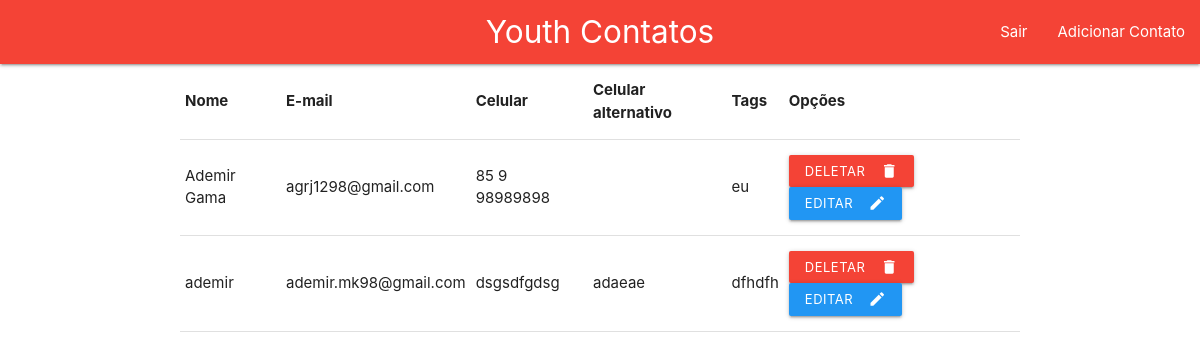
Page / (signed in) on the earlier database version.
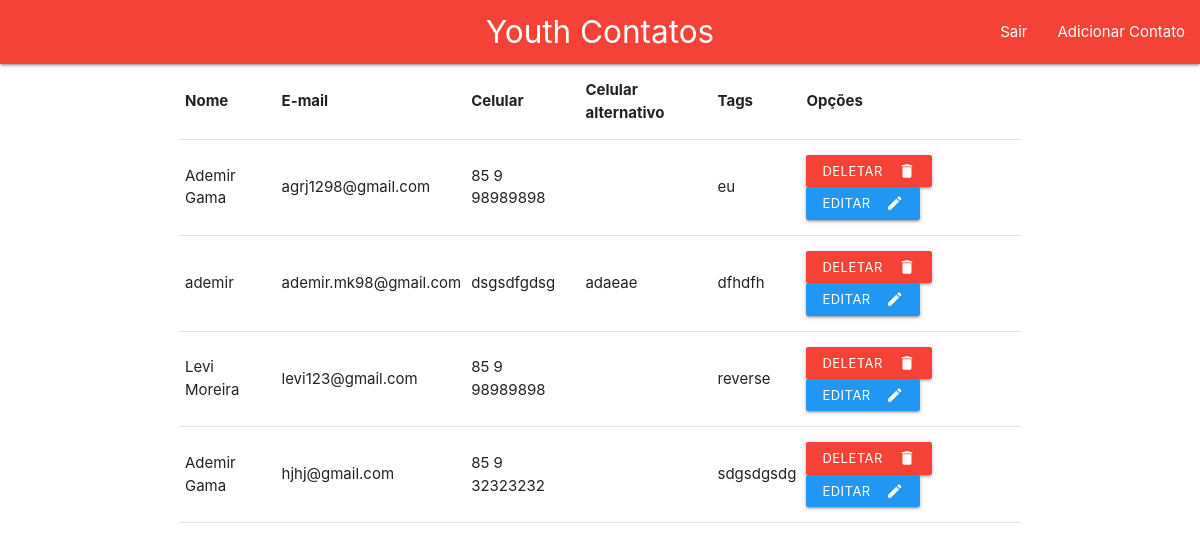
Same page on the later database version.
### database.py (models this page shows)
class Contatos(Base):
    __tablename__ = "contatos"
    id_contato = Column(Integer, primary_key=True)
    nome_contato = Column(String(100), nullable=False)
    email = Column(String(150), unique=True, nullable=False)
    celular = Column(String(30), nullable=True)
    celular_alt = Column(String(30), nullable=True)
    tags = Column(String(30), nullable=True)
    id_user = Column(Integer, ForeignKey('users.id_user'))
    users = relationship('Users', back_populates='contatos')

### app.py (the view)
@app.route("/")
def index():
    if 'id_user' not in flask_session:
        return redirect('/login')
    user = flask_session["id_user"]
    contatos = session.query(Contatos).filter_by(id_user=user).all()
    return render_template("index.html", contatos=contatos)

### templates/index.html (shortened to what this page needs)
{% extends "Base.html" %}
{% block content %}
    <table class="highlight">
        <thead>
          <tr>
              <th>Nome</th>
              <th>E-mail</th>
              <th>Celular</th>
              <th>Celular alternativo</th>
              <th>Tags</th>
              <th>Opções</th>
          </tr>
        </thead>
        <tbody>
            {% for contato in contatos:%}
                <tr>
                    <td>{{contato.nome_contato}}</td>
                    <td>{{contato.email}}</td>
                    <td>{{contato.celular}}</td>
                    <td>{{contato.celular_alt}}</td>
                    <td>{{contato.tags}}</td>
                    <td>
                        {% from 'buttons.html' import buttons %}
                        {{ buttons(contato) }}
                    </td>
                </tr>
            {% endfor %}
        </tbody>
      </table>
{% endblock %}

### templates/Base.html (shortened to what this page needs)
<!DOCTYPE html>
<html lang="en">
<head>
    <link rel="stylesheet" href="https://cdnjs.cloudflare.com/ajax/libs/materialize/1.0.0/css/materialize.min.css">
</head>
<body>
    <nav class="red">
        <div class="nav-wrapper">
            <a href="" class="brand-logo center">Youth Contatos</a>
            <ul id="nav-mobile" class="right hide-on-med-end-down">
                <li><a href="/logout">Sair</a></li>
                <li><a href="#add_modal" class="modal-trigger">Adicionar Contato</a></li>
            </ul>
        </div>
    </nav>
    <div class="container">
        {% block content %}
        {% endblock %}
    </div>
</body>
</html>

### templates/buttons.html (shortened to what this page needs)
{% macro buttons(contato) %}
<form action="/deletar_contato" method="post" style="display:inline;">
    <button class="waves-effect waves-light btn-small red" type="submit">
        <i class="material-icons right">delete</i>Deletar
    </button>
</form>
<a href="#edit-modal-{{ contato.id_contato }}" class="waves-effect waves-light btn-small blue modal-trigger">
    <i class="material-icons right">edit</i>Editar
</a>
{% endmacro %}

Differences in the rows shown:
added Contatos: nome_contato "Levi Moreira", email "levi123@gmail.com", celular "85 9 98989898", tags "reverse"
added Contatos: nome_contato "Ademir Gama", email "hjhj@gmail.com", celular "85 9 32323232", tags "sdgsdgsdg"
